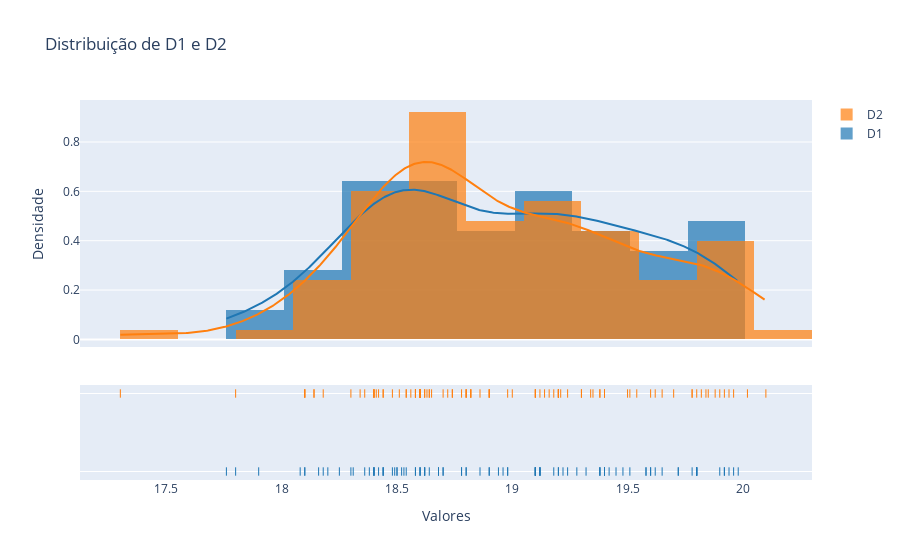

This figure's notebook cell:
### Markdown cell above
## Análise dos dados

### Code cell
df_subset = df[['D1', 'D2']]

fig = ff.create_distplot([df_subset[c] for c in df_subset.columns], df_subset.columns, bin_size=0.25)

fig.update_layout(title='Distribuição de D1 e D2',
                  xaxis_title='Valores',
                  yaxis_title='Densidade')

fig.show()

### Figure 1 — Plotly figure (JSON) as saved in the notebook; plotly's stock layout.template omitted (floating-point values rounded to 4 significant figures; data arrays with more than 128 entries replaced by an {"elided": "..."} marker saying what was removed)
{"data": [{"histnorm": "probability density", "legendgroup": "D1", "marker": {"color": "rgb(31, 119, 180)"}, "name": "D1", "opacity": 0.7, "type": "histogram", "x": [18.5, 18.53, 19.51, 19.4, 18.6, 18.7, 18.6, 19.1, 19.2, 19.6, 18.2, 18.62, 19.12, 18.08, 18.36, 18.78, 18.58, 19.62, 19.58, 18.4, 18.44, 18.25, 18.49, 19.2, 18.1, 18.31, 19.1, 18.4, 18.9, 17.9, 19.6, 18.18, 18.38, 18.6, 18.16, 19.38, 17.76, 18.48, 19.38, 19.42, 19.28, 19.72, 19.94, 18.52, 19.98, 19.92, 19.58, 18.98, 19.92, 19.96, 19.72, 18.3, 18.4, 18.78, 19.22, 19.18, 18.96, 19.45, 19.65, 19.4, 19.8, 18.9, 18.8, 19.8, 19.8, 19.1, 19.1, 19.4, 19.9, 18.62, 18.44, 18.86, 18.68, 18.94, 18.5, 18.54, 18.58, 18.44, 19.32, 19.38, 19.8, 19.78, 18.98, 19.48, 19.24, 18.62, 19.8, 18.1, 19.12, 18.42, 17.8, 19.12, 18.4, 18.7, 18.8, 19.1, 18.68, 19.1, 18.64, 19.12], "xaxis": "x", "xbins": {"end": 19.98, "size": 0.25, "start": 17.76}, "yaxis": "y"}, {"histnorm": "probability density", "legendgroup": "D2", "marker": {"color": "rgb(255, 127, 14)"}, "name": "D2", "opacity": 0.7, "type": "histogram", "x": [18.6, 18.63, 19.51, 19.4, 18.62, 18.65, 18.6, 19.1, 19.2, 19.6, 18.1, 18.6, 19.12, 18.14, 18.58, 18.74, 18.42, 19.62, 18.54, 18.4, 18.36, 18.4, 18.4, 19.21, 18.1, 18.6, 18.8, 18.51, 18.8, 17.3, 19.5, 18.3, 18.34, 18.44, 18.14, 19.18, 17.8, 18.9, 19.3, 19.38, 19.24, 19.92, 19.96, 18.44, 19.84, 19.94, 19.54, 18.86, 19.88, 19.9, 20.02, 18.18, 18.48, 18.74, 19.16, 19.14, 18.82, 19.35, 19.65, 19.2, 19.85, 19.1, 18.9, 18.9, 19.7, 19.8, 18.6, 19.4, 19.82, 18.72, 18.54, 18.82, 18.98, 19.1, 18.56, 18.58, 18.7, 18.6, 19.38, 19.3, 19.78, 20.1, 18.78, 18.62, 19.34, 18.58, 19.78, 18.4, 18.8, 18.41, 18.1, 18.82, 18.6, 18.6, 19.2, 19.2, 18.64, 19.2, 18.64, 19], "xaxis": "x", "xbins": {"end": 20.1, "size": 0.25, "start": 17.3}, "yaxis": "y"}, {"legendgroup": "D1", "marker": {"color": "rgb(31, 119, 180)"}, "mode": "lines", "name": "D1", "showlegend": false, "type": "scatter", "x": {"elided": "500 float values"}, "xaxis": "x", "y": {"elided": "500 float values"}, "yaxis": "y"}, {"legendgroup": "D2", "marker": {"color": "rgb(255, 127, 14)"}, "mode": "lines", "name": "D2", "showlegend": false, "type": "scatter", "x": {"elided": "500 float values"}, "xaxis": "x", "y": {"elided": "500 float values"}, "yaxis": "y"}, {"legendgroup": "D1", "marker": {"color": "rgb(31, 119, 180)", "symbol": "line-ns-open"}, "mode": "markers", "name": "D1", "showlegend": false, "type": "scatter", "x": [18.5, 18.53, 19.51, 19.4, 18.6, 18.7, 18.6, 19.1, 19.2, 19.6, 18.2, 18.62, 19.12, 18.08, 18.36, 18.78, 18.58, 19.62, 19.58, 18.4, 18.44, 18.25, 18.49, 19.2, 18.1, 18.31, 19.1, 18.4, 18.9, 17.9, 19.6, 18.18, 18.38, 18.6, 18.16, 19.38, 17.76, 18.48, 19.38, 19.42, 19.28, 19.72, 19.94, 18.52, 19.98, 19.92, 19.58, 18.98, 19.92, 19.96, 19.72, 18.3, 18.4, 18.78, 19.22, 19.18, 18.96, 19.45, 19.65, 19.4, 19.8, 18.9, 18.8, 19.8, 19.8, 19.1, 19.1, 19.4, 19.9, 18.62, 18.44, 18.86, 18.68, 18.94, 18.5, 18.54, 18.58, 18.44, 19.32, 19.38, 19.8, 19.78, 18.98, 19.48, 19.24, 18.62, 19.8, 18.1, 19.12, 18.42, 17.8, 19.12, 18.4, 18.7, 18.8, 19.1, 18.68, 19.1, 18.64, 19.12], "xaxis": "x", "y": ["D1", "D1", "D1", "D1", "D1", "D1", "D1", "D1", "D1", "D1", "D1", "D1", "D1", "D1", "D1", "D1", "D1", "D1", "D1", "D1", "D1", "D1", "D1", "D1", "D1", "D1", "D1", "D1", "D1", "D1", "D1", "D1", "D1", "D1", "D1", "D1", "D1", "D1", "D1", "D1", "D1", "D1", "D1", "D1", "D1", "D1", "D1", "D1", "D1", "D1", "D1", "D1", "D1", "D1", "D1", "D1", "D1", "D1", "D1", "D1", "D1", "D1", "D1", "D1", "D1", "D1", "D1", "D1", "D1", "D1", "D1", "D1", "D1", "D1", "D1", "D1", "D1", "D1", "D1", "D1", "D1", "D1", "D1", "D1", "D1", "D1", "D1", "D1", "D1", "D1", "D1", "D1", "D1", "D1", "D1", "D1", "D1", "D1", "D1", "D1"], "yaxis": "y2"}, {"legendgroup": "D2", "marker": {"color": "rgb(255, 127, 14)", "symbol": "line-ns-open"}, "mode": "markers", "name": "D2", "showlegend": false, "type": "scatter", "x": [18.6, 18.63, 19.51, 19.4, 18.62, 18.65, 18.6, 19.1, 19.2, 19.6, 18.1, 18.6, 19.12, 18.14, 18.58, 18.74, 18.42, 19.62, 18.54, 18.4, 18.36, 18.4, 18.4, 19.21, 18.1, 18.6, 18.8, 18.51, 18.8, 17.3, 19.5, 18.3, 18.34, 18.44, 18.14, 19.18, 17.8, 18.9, 19.3, 19.38, 19.24, 19.92, 19.96, 18.44, 19.84, 19.94, 19.54, 18.86, 19.88, 19.9, 20.02, 18.18, 18.48, 18.74, 19.16, 19.14, 18.82, 19.35, 19.65, 19.2, 19.85, 19.1, 18.9, 18.9, 19.7, 19.8, 18.6, 19.4, 19.82, 18.72, 18.54, 18.82, 18.98, 19.1, 18.56, 18.58, 18.7, 18.6, 19.38, 19.3, 19.78, 20.1, 18.78, 18.62, 19.34, 18.58, 19.78, 18.4, 18.8, 18.41, 18.1, 18.82, 18.6, 18.6, 19.2, 19.2, 18.64, 19.2, 18.64, 19], "xaxis": "x", "y": ["D2", "D2", "D2", "D2", "D2", "D2", "D2", "D2", "D2", "D2", "D2", "D2", "D2", "D2", "D2", "D2", "D2", "D2", "D2", "D2", "D2", "D2", "D2", "D2", "D2", "D2", "D2", "D2", "D2", "D2", "D2", "D2", "D2", "D2", "D2", "D2", "D2", "D2", "D2", "D2", "D2", "D2", "D2", "D2", "D2", "D2", "D2", "D2", "D2", "D2", "D2", "D2", "D2", "D2", "D2", "D2", "D2", "D2", "D2", "D2", "D2", "D2", "D2", "D2", "D2", "D2", "D2", "D2", "D2", "D2", "D2", "D2", "D2", "D2", "D2", "D2", "D2", "D2", "D2", "D2", "D2", "D2", "D2", "D2", "D2", "D2", "D2", "D2", "D2", "D2", "D2", "D2", "D2", "D2", "D2", "D2", "D2", "D2", "D2", "D2"], "yaxis": "y2"}], "layout": {"autosize": true, "barmode": "overlay", "hovermode": "closest", "legend": {"traceorder": "reversed"}, "title": {"text": "Distribuição de D1 e D2"}, "xaxis": {"anchor": "y2", "autorange": true, "domain": [0, 1], "range": [17.13, 20.3], "title": {"text": "Valores"}, "type": "linear", "zeroline": false}, "yaxis": {"anchor": "free", "autorange": true, "domain": [0.35, 1], "position": 0, "range": [-0.03062, 0.97], "title": {"text": "Densidade"}, "type": "linear"}, "yaxis2": {"anchor": "x", "autorange": true, "domain": [0, 0.25], "dtick": 1, "range": [-0.1818, 1.182], "showticklabels": false, "type": "category"}}}
